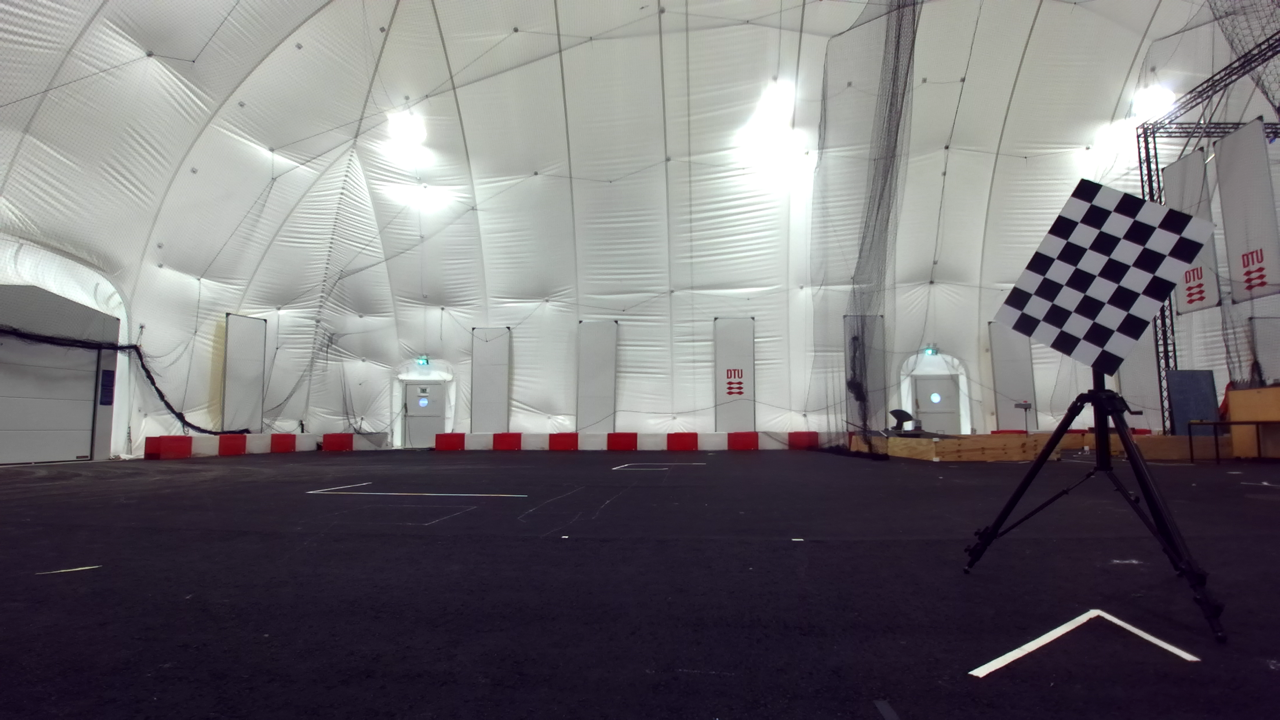
#> input picture 0_calib/left/001.png, 1280 x 720 px; its folder holds only this picture in this run
$ jupyter execute --allow-errors Emil.ipynb   (older library calls are emulated)
#> lines starting #> are read from the running program, lines starting #| are printed output that depends on the picture; after the words box and inside, x2 and y2 are one past the last pixel; in counts of white or black regions, pixels touching at a corner belong together
[cell 1]
import numpy as np
from matplotlib import pyplot as plt
import imutils
import matplotlib.cm as cm
import ipywidgets as widgets
from IPython.display import display, clear_output
from skimage import data
import glob
import open3d as o3d
import copy
from sklearn.linear_model import LinearRegression
from mpl_toolkits.mplot3d import Axes3D
from sklearn.cluster import KMeans, k_means
from sklearn import linear_model
from IPython.display import Image, display
from math import *
from scipy import ndimage, signal
import sklearn as sk
from sklearn import datasets
from sklearn.model_selection import train_test_split
from sklearn.preprocessing import StandardScaler
from sklearn.svm import LinearSVC
import pandas as pd
from sklearn.decomposition import PCA
import math
import time
import datetime as dt
from sklearn import datasets, svm, metrics
from sklearn.datasets import fetch_openml
import ssl
from sklearn.datasets import fetch_lfw_people
from sklearn.neighbors import KNeighborsClassifier
from tqdm import tqdm
from sklearn.model_selection import LeaveOneOut, KFold, StratifiedKFold
import cv2
from numpy.linalg import inv, pinv

[cell 2]
# [101 lines left out: function CalibrateStereoCamera, not called in this run]

# Calibrate Camera

[cell 3]
folder = '../0_calib/'
img_L = glob.glob(folder + 'left/*.png')
img_R = glob.glob(folder + 'right/*.png')
assert img_L
#> (the rest of this cell did not finish here and is left out)

## Left

[cell 4]
nb_vertical = 5
nb_horizontal = 7

# prepare object points, like (0,0,0), (1,0,0), (2,0,0) ....,(6,5,0)
objp = np.zeros((nb_horizontal*nb_vertical,3), np.float32)
objp[:,:2] = np.mgrid[0:nb_vertical,0:nb_horizontal].T.reshape(-1,2)

# Arrays to store object points and image points from all the images.
objpoints = [] # 3d point in real world space
imgpoints_L = [] # 2d points in image plane.

for fname in img_L:
    img = cv2.imread(fname)
#> img is the input picture: shape (720, 1280, 3); mean B, G, R 116.1, 112.3, 115.4
    gray = cv2.cvtColor(img, cv2.COLOR_BGR2GRAY)

    ret, corners = cv2.findChessboardCorners(gray, (nb_vertical, nb_horizontal))
#> ret = True; corners = 35 rows, first 8: [1090.8, 203.4], [1112.1, 211.2], [1134, 219], [1156.6, 227.2], [1180, 235.5], [1078.6, 222.2], [1099.8, 229.9], [1121.4, 238.2]

    # If found, add object points, image points (after refining them)
    if ret == True:
        objpoints.append(objp)
        imgpoints_L.append(corners)

        # # Draw and display the corners
        img = cv2.drawChessboardCorners(img, (nb_vertical,nb_horizontal), corners,ret)
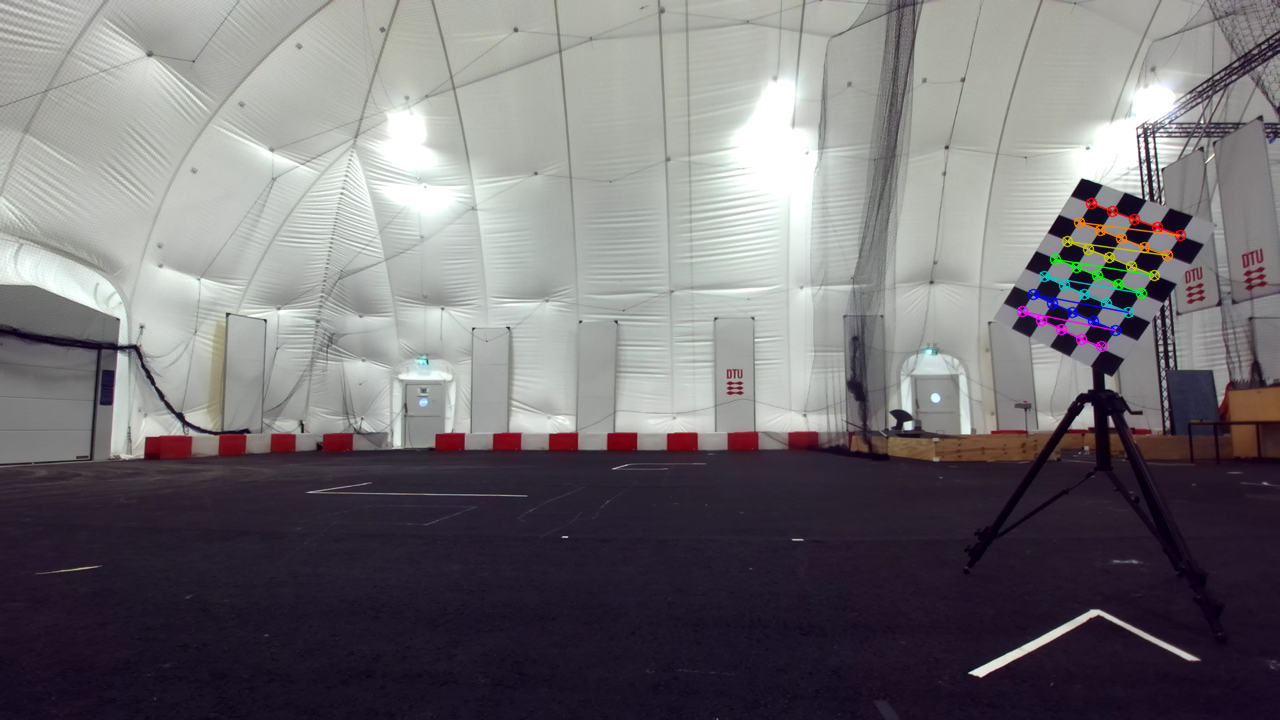
#> img: shape (720, 1280, 3); 0.67% of pixels changed, all inside (x1, y1, x2, y2) = (1016, 197, 1187, 353)
        cv2.imshow('img',img)
        cv2.waitKey(50)

cv2.destroyAllWindows()

ret_L, mtx_L, dist_L, rvecs_L, tvecs_L = cv2.calibrateCamera(objpoints, imgpoints_L, gray.shape[::-1], None, None)
#> ret_L = 0.39; mtx_L = [[455.9, 0, 636.8], [0, 496, 326], [0, 0, 1]]; dist_L = [[-0.152, 0.0519, -0.0097, 0.0317, -0.0116]]; rvecs_L = ([0.179, 0.52, 0.479],); tvecs_L = ([23.68, -5.84, 23.42],)

# undistort all images
imgs_L = []
img_Lu = []

for i, fname in enumerate(img_L):
    img = cv2.imread(fname)
    imgs_L.append(img)
    h,  w = img.shape[:2]
#> h = 720; w = 1280
    newcameramtx, roi = cv2.getOptimalNewCameraMatrix(mtx_L,dist_L,(w,h),1,(w,h))
#> newcameramtx = [[355.9, 0, 497], [0, 312.5, 331.7], [0, 0, 1]]; roi = (0, 126, 998, 453)

    # undistort
    img_Lu.append(cv2.undistort(img, mtx_L, dist_L, None, newcameramtx))

# Right:

[cell 5]
# prepare object points, like (0,0,0), (1,0,0), (2,0,0) ....,(6,5,0)
objp = np.zeros((nb_horizontal*nb_vertical,3), np.float32)
objp[:,:2] = np.mgrid[0:nb_vertical,0:nb_horizontal].T.reshape(-1,2)

# Arrays to store object points and image points from all the images.
objpoints = [] # 3d point in real world space
imgpoints_R = [] # 2d points in image plane.

for fname in img_R:
    img = cv2.imread(fname)
    gray = cv2.cvtColor(img, cv2.COLOR_BGR2GRAY)

    ret, corners = cv2.findChessboardCorners(gray, (nb_vertical, nb_horizontal))

    # If found, add object points, image points (after refining them)
    if ret == True:
        objpoints.append(objp)

        imgpoints_R.append(corners)

        # Draw and display the corners
        img = cv2.drawChessboardCorners(img, (nb_vertical,nb_horizontal), corners,ret)
        cv2.imshow('img',img)
        cv2.waitKey(50)

cv2.destroyAllWindows()

#> (the rest of this cell did not finish here and is left out)

## Stereo calibrate

#> (a cell that did not finish here is left out)

#> (a cell that did not finish here is left out)

#> (a cell that did not finish here is left out)

[cell 9]
globals().update(np.load("calibration_values.npz", allow_pickle=True))
#> (reads Working Docs/calibration_values.npz from the repository)

[cell 10]
mapLx, mapLy = cv2.initUndistortRectifyMap(mtx_L, dist_L, R1, P1, (w, h), cv2.CV_32FC1)
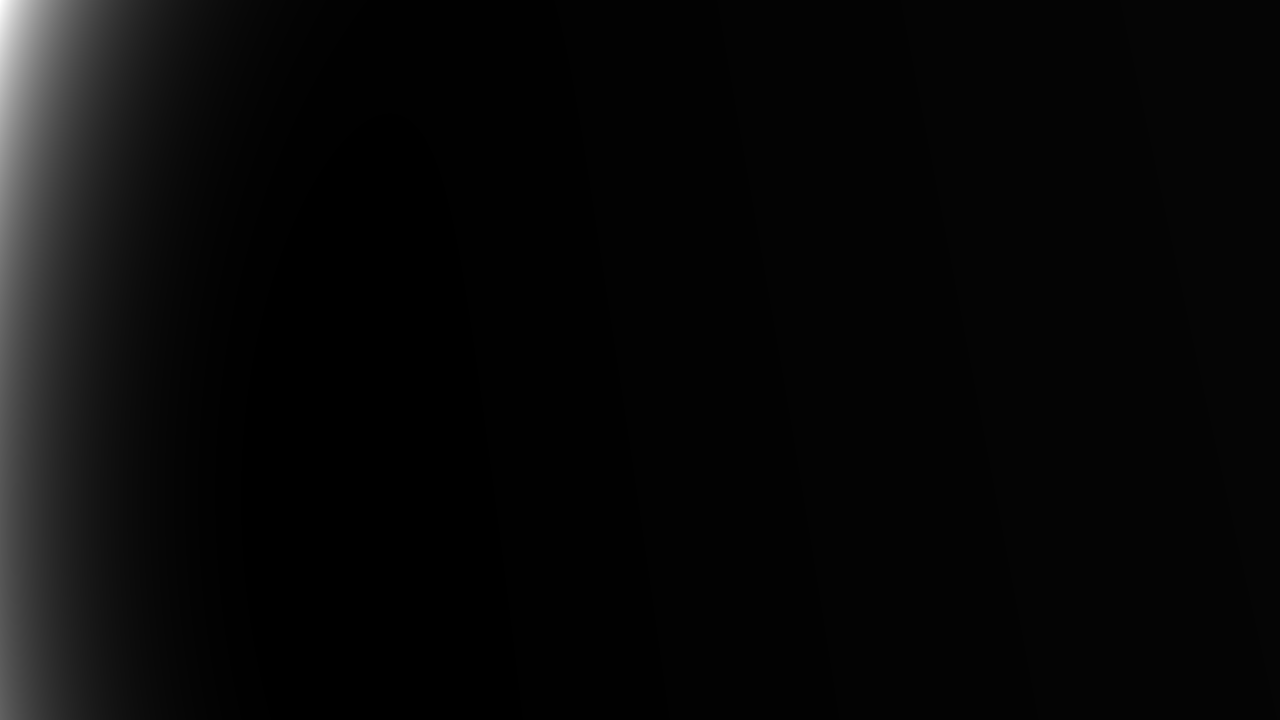
#> mapLx: shape (720, 1280) float32; min -25.46, max 45520.7, mean 1526.4; drawn with min black and max white
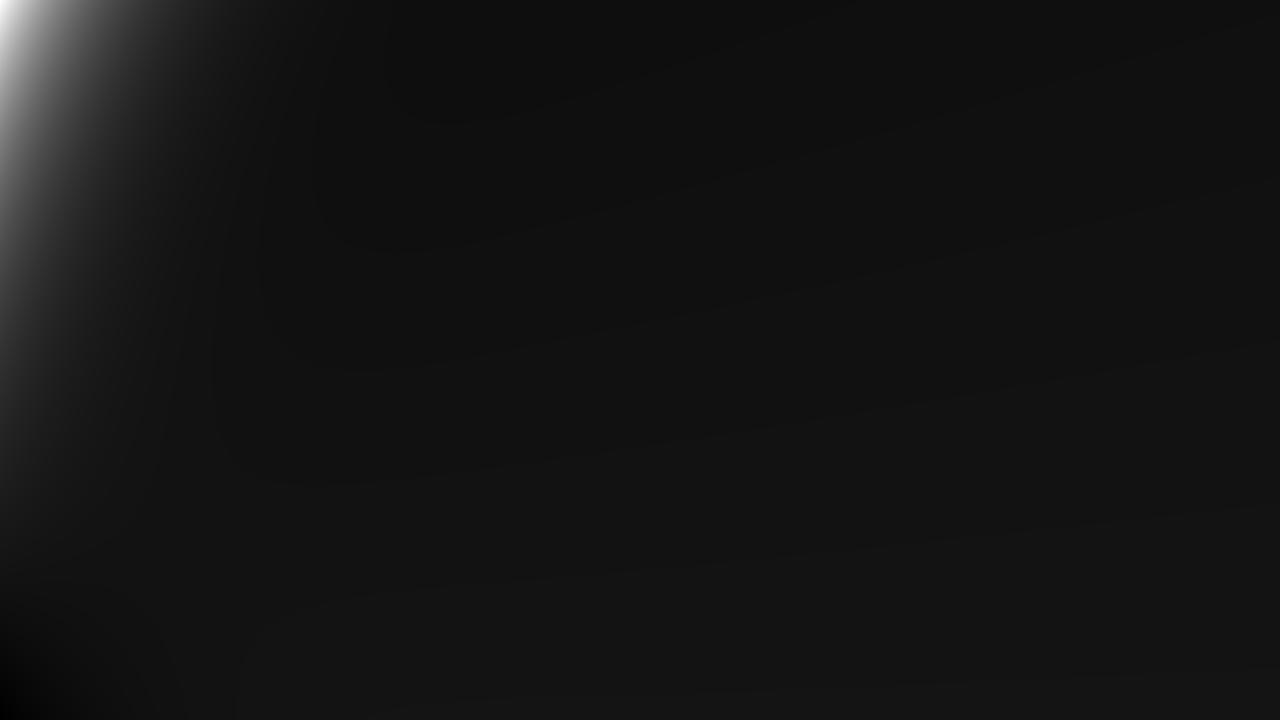
#> mapLy: shape (720, 1280) float32; min -1933.8, max 30975.9, mean 717.2; drawn with min black and max white
mapRx, mapRy = cv2.initUndistortRectifyMap(mtx_R, dist_R, R2, P2, (w, h), cv2.CV_32FC1)

# Use corresponding images
left = imgs_L[0]
#> (the rest of this cell did not finish here and is left out)

[cell 11]
left_rect = []
right_rect = []
for image in imgs_L:
    left_rect.append(cv2.remap(image, mapLx, mapLy, cv2.INTER_LINEAR))
#> this loop made 1 pass
#> after the loop, left_rect = 1 item

#> (the rest of this cell did not finish here and is left out)

[cell 12]
def absdiff(left, right):
    return abs(left-right)

def ssdiff(left, right):
    return (left - right)**2


# [23 lines left out: function template_match, not called in this run]


span = 7
#> (the rest of this cell did not finish here and is left out)

[cell 13]
nb_vertical = 5
nb_horizontal = 7

# prepare object points, like (0,0,0), (1,0,0), (2,0,0) ....,(6,5,0)
objp = np.zeros((nb_horizontal*nb_vertical,3), np.float32)
objp[:,:2] = np.mgrid[0:nb_vertical,0:nb_horizontal].T.reshape(-1,2)

# Arrays to store object points and image points from all the images.
objpoints = [] # 3d point in real world space
imgpoints = [] # 2d points in image plane.

images = glob.glob('../0_calib/left/*.png')
assert images


for fname in images:
    img = cv2.imread(fname)
    gray = cv2.cvtColor(img, cv2.COLOR_BGR2GRAY)

    ret, corners = cv2.findChessboardCorners(gray, (nb_vertical, nb_horizontal))
    # If found, add object points, image points (after refining them)
    if ret == True:
        objpoints.append(objp)
        imgpoints.append(corners)

        # Draw and display the corners
        img = cv2.drawChessboardCorners(img, (nb_vertical,nb_horizontal), corners,ret)
        cv2.imshow('img',img)
        cv2.waitKey(50)

cv2.destroyAllWindows()

[cell 14]
ret, mtx, dist, rvecs, tvecs = cv2.calibrateCamera(objpoints, imgpoints, gray.shape[::-1], None, None)
#> ret = 0.39; mtx = [[455.9, 0, 636.8], [0, 496, 326], [0, 0, 1]]; dist = [[-0.152, 0.0519, -0.0097, 0.0317, -0.0116]]; rvecs = ([0.179, 0.52, 0.479],); tvecs = ([23.68, -5.84, 23.42],)
img = cv2.imread('../0_calib/left/000.png')
#> (the rest of this cell did not finish here and is left out)

#> (a cell that did not finish here is left out)

[cell 16]
# crop the image
x,y,w,h = roi
#> x = 0; y = 126; w = 998; h = 453
#> (the rest of this cell did not finish here and is left out)
